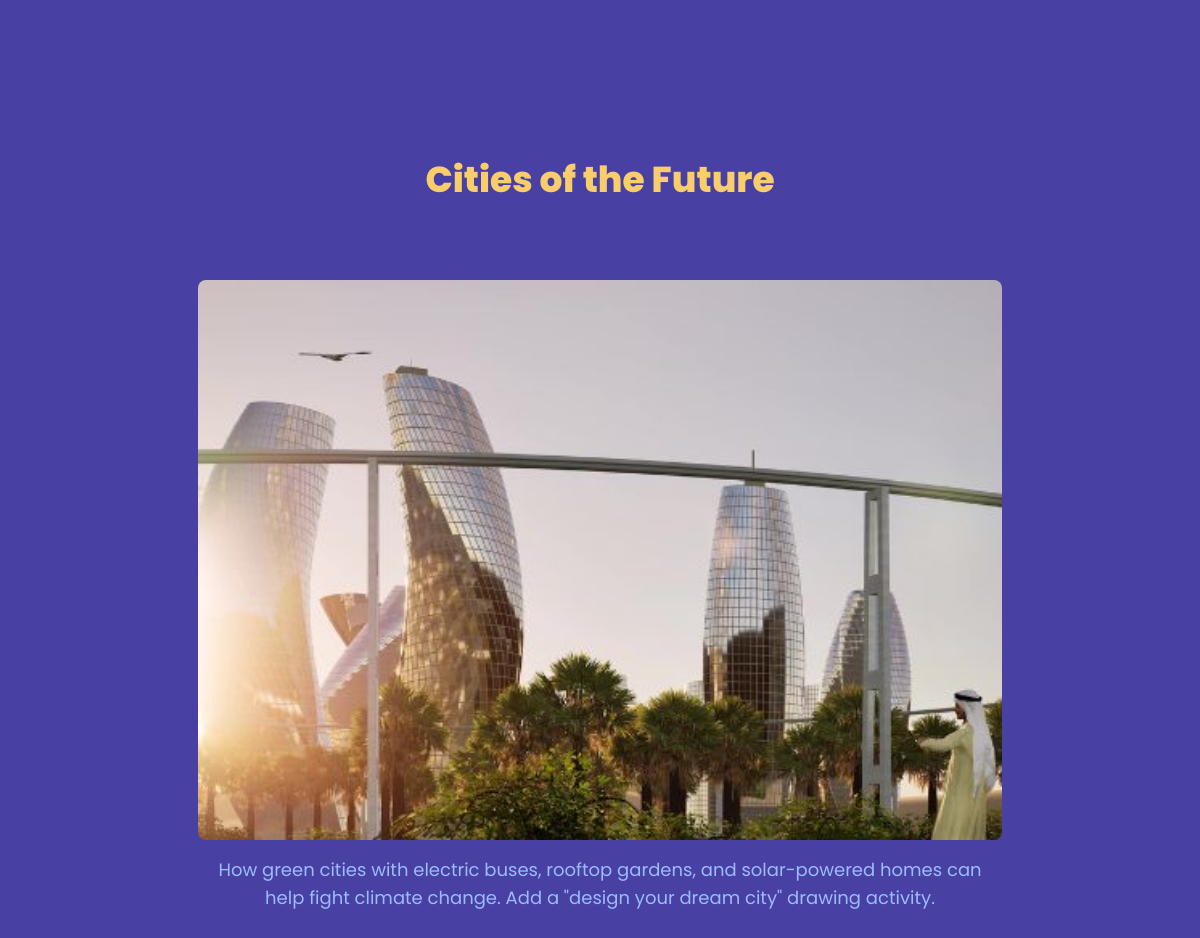
Page /articles/the-future-of-our-planet/subtopics/12/ on the earlier database version.
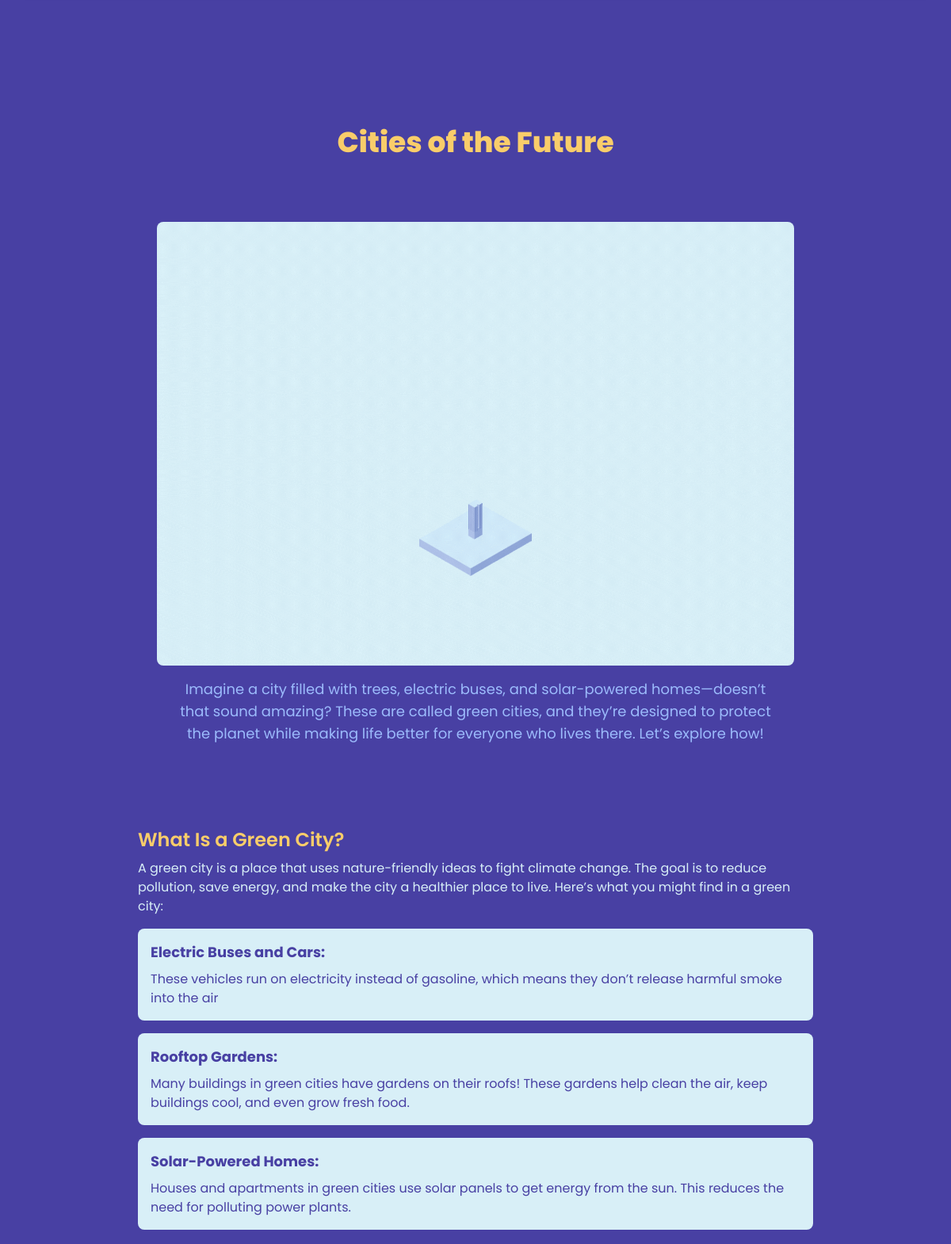
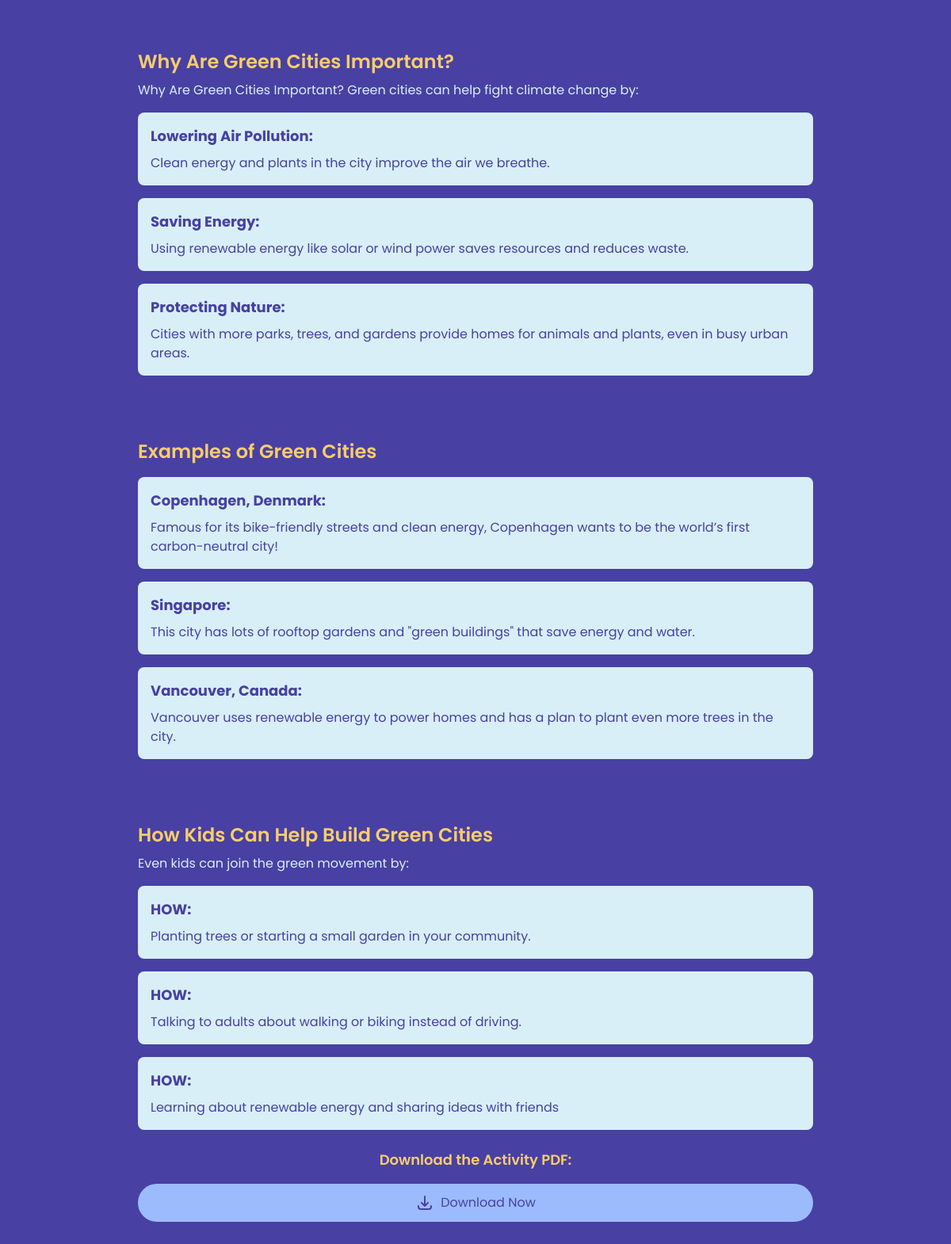
Same page on the later database version (2 pictures, top to bottom).
### myapp/models.py (models this page shows, shortened)
class Subtopic(models.Model):
    article = models.ForeignKey(Article, on_delete=models.CASCADE, related_name='subtopics')
    title = models.CharField(max_length=255)
    description = models.TextField(blank=True, null=True)
    image = models.ImageField(upload_to='subtopics/images/', blank=True, null=True)  # Add image field

class Activity(models.Model):
    subtopic = models.ForeignKey(Subtopic, on_delete=models.CASCADE, related_name='activities')
    title = models.CharField(max_length=255)
    description = models.TextField(blank=True, null=True)

class ActivityContent(models.Model):
    ACTIVITY_TYPES = [
        ('game', 'Game'),
        ('quiz', 'Quiz'),
        ('discussion', 'Discussion'),
    ]
    activity = models.ForeignKey(Activity, on_delete=models.CASCADE, related_name='contents')
    activity_type = models.CharField(max_length=50, choices=ACTIVITY_TYPES, default='game')
    title = models.CharField(max_length=255)
    content = RichTextField()
    image = models.ImageField(upload_to='activities/images/', blank=True, null=True)

### myapp/views.py (the view)
def subtopic_detail(request, article_slug, subtopic_id):
    article = get_object_or_404(Article, slug=article_slug)
    subtopic = get_object_or_404(Subtopic, id=subtopic_id, article=article)
    activities = subtopic.activities.all()
    return render(request, 'subtopic_detail.html', {
        'article': article,
        'subtopic': subtopic,
        'activities': activities
    })

### myapp/templates/subtopic_detail.html
{% extends 'base.html' %} {% block content %}
<div class="flex flex-col items-center py-10 md:py-20">
  <section class="w-full h-full flex flex-col items-center justify-center">
    <h2
      class="text-3xl sm:text-4xl font-extrabold text-[#F9CD6A] pt-20 mb-8 text-center"
    >
      {{ subtopic.title }}
    </h2>
    <div
      class="flex flex-col items-center justify-center w-full md:w-3/4 md:p-8"
    >
      <div class="rounded-md p-4">
        <img
          src="{{ subtopic.image.url }}"
          alt="{{ subtopic.title }}"
          class="w-full h-[35rem] object-cover rounded-lg"
        />
        <p class="text-lg text-center text-[#9CBBFC] mt-4 px-4">
          {{ subtopic.description }}
        </p>
      </div>
    </div>
    {% for activity in activities %}
    <div class="mt-8 p-6 w-full md:w-3/4">
      <h3 class="text-2xl font-semibold text-[#F9CD6A]">
        {{ activity.title }}
      </h3>
      <p class="text-[#D8EFF7] mt-2">{{ activity.description }}</p>
      {% for content in activity.contents.all %}
      <div class="content-block mt-4 p-4 bg-[#D8EFF7] rounded-lg">
        <p class="text-lg font-bold text-[#4840A3]">{{ content.title }}</p>
        <div class="mt-2 text-[#4840A3]">
          {% if content.activity_type == 'game' %}
          <div class="game-content">{{ content.content|safe }}</div>
          {% else %}
          <div>{{ content.content|safe }}</div>
          {% endif %}
        </div>
      </div>
      {% endfor %}
      {% if activity.pdfs.exists %}
      <div class="mt-6 text-center">
        <p class="text-lg font-semibold text-[#F9CD6A] mb-4">
          Download the Activity PDF:
        </p>
        <a
          href="{{ activity.pdfs.first.pdf_file.url }}"
          class="inline-block bg-[#9CBBFC] text-[#4840A3] py-3 px-6 rounded-full hover:bg-[#F9CD6A] hover:text-[#4840A3] transition duration-300 flex items-center justify-center transform hover:scale-100"
        >
          <svg
            xmlns="http://www.w3.org/2000/svg"
            class="h-6 w-6 mr-2"
            fill="none"
            viewBox="0 0 24 24"
            stroke="currentColor"
          >
            <path
              stroke-linecap="round"
              stroke-linejoin="round"
              stroke-width="2"
              d="M4 16v1a3 3 0 003 3h10a3 3 0 003-3v-1m-4-4l-4 4m0 0l-4-4m4 4V4"
            />
          </svg>
          Download Now
        </a>
      </div>
      {% endif %}
    </div>
    {% endfor %}
  </section>
</div>
{% endblock %}

Differences in the rows shown:
changed Subtopic "Cities of the Future": image: a different picture; description "How green cities with electric buses, rooftop gardens, and solar-powered homes can help fight climate change. Add a \"design your dream city\" drawing activity." → "Imagine a city filled with trees, electric buses, and solar-powered homes—doesn’t that sound amazing? These are called green cities, and they’re designed to protect the planet while making life better for everyone who lives there. Let’s explore how!"
added Activity: title "What Is a Green City?", description "A green city is a place that uses nature-friendly ideas to fight climate change. The goal is to reduce pollution, save energy, and make the city a healthier place to live. Here’s what you might find in a green city:"
added ActivityContent: title "Electric Buses and Cars:", content "These vehicles run on electricity instead of gasoline, which means they don’t release harmful smoke into the air", shown under "What Is a Green City?"
added ActivityContent: title "Rooftop Gardens:", content "Many buildings in green cities have gardens on their roofs! These gardens help clean the air, keep buildings cool, and even grow fresh food.", shown under "What Is a Green City?"
added ActivityContent: title "Solar-Powered Homes:", content "Houses and apartments in green cities use solar panels to get energy from the sun. This reduces the need for polluting power plants.", shown under "What Is a Green City?"
added Activity: title "Why Are Green Cities Important?", description "Why Are Green Cities Important? Green cities can help fight climate change by:"
added ActivityContent: title "Lowering Air Pollution:", content "Clean energy and plants in the city improve the air we breathe.", shown under "Why Are Green Cities Important?"
added ActivityContent: title "Saving Energy:", content "Using renewable energy like solar or wind power saves resources and reduces waste.", shown under "Why Are Green Cities Important?"
added ActivityContent: title "Protecting Nature:", content "Cities with more parks, trees, and gardens provide homes for animals and plants, even in busy urban areas.", shown under "Why Are Green Cities Important?"
added Activity: title "Examples of Green Cities"
added ActivityContent: title "Copenhagen, Denmark:", content "Famous for its bike-friendly streets and clean energy, Copenhagen wants to be the world’s first carbon-neutral city!", shown under "Examples of Green Cities"
added ActivityContent: title "Singapore:", content "This city has lots of rooftop gardens and \"green buildings\" that save energy and water.", shown under "Examples of Green Cities"
added ActivityContent: title "Vancouver, Canada:", content "Vancouver uses renewable energy to power homes and has a plan to plant even more trees in the city.", shown under "Examples of Green Cities"
added Activity: title "How Kids Can Help Build Green Cities", description "Even kids can join the green movement by:"
added ActivityContent: title "HOW:", content "Planting trees or starting a small garden in your community.", shown under "How Kids Can Help Build Green Cities"
added ActivityContent: title "HOW:", content "Talking to adults about walking or biking instead of driving.", shown under "How Kids Can Help Build Green Cities"
added ActivityContent: title "HOW:", content "Learning about renewable energy and sharing ideas with friends", shown under "How Kids Can Help Build Green Cities"
